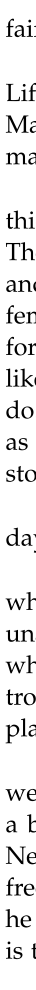
%> input picture 碎纸片拼接/附件2/003.bmp, 72 x 1980 px, given in place of 000.bmp, which was not available (shown at 1/2 size)
$ octave --eval "Solution2;"   (GNU Octave 9; MATLAB toolbox functions it lacks are replaced by stand-ins)
%> lines starting %> are read from the running program, lines starting %| are printed output that depends on the picture; pictures that were not available may be replaced by others from this repository, and a replacement may not be noted
% https://wenku.baidu.com/view/c975a832561252d380eb6ef1.html?from=search

function Solution2
%问题一的程序，使用时请将图片文件放至D盘目录，文件输出在D盘目录

f1=imread('D:/000.bmp'); f2=imread('D:/001.bmp'); f3=imread('D:/002.bmp'); f4=imread('D:/003.bmp');
%> in Solution2, f1 is the input picture: size 1980x72 uint8; min 0, max 255, mean 231.1
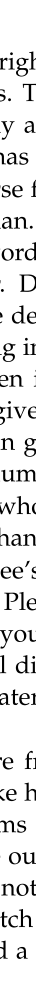
%> input picture 碎纸片拼接/附件2/001.bmp, 72 x 1980 px (shown at 1/2 size)
%> in Solution2, f2 is the input picture: size 1980x72 uint8; min 0, max 255, mean 227.4
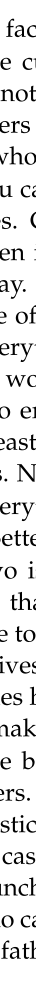
%> input picture 碎纸片拼接/附件2/002.bmp, 72 x 1980 px (shown at 1/2 size)
%> in Solution2, f3 is the input picture: size 1980x72 uint8; min 0, max 255, mean 226.7
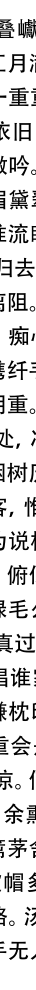
%> input picture 碎纸片拼接/附件1/003.bmp, 72 x 1980 px (shown at 1/2 size)
%> in Solution2, f4 is the input picture: size 1980x72 uint8; min 0, max 255, mean 213.3
%> (the run ends here)
